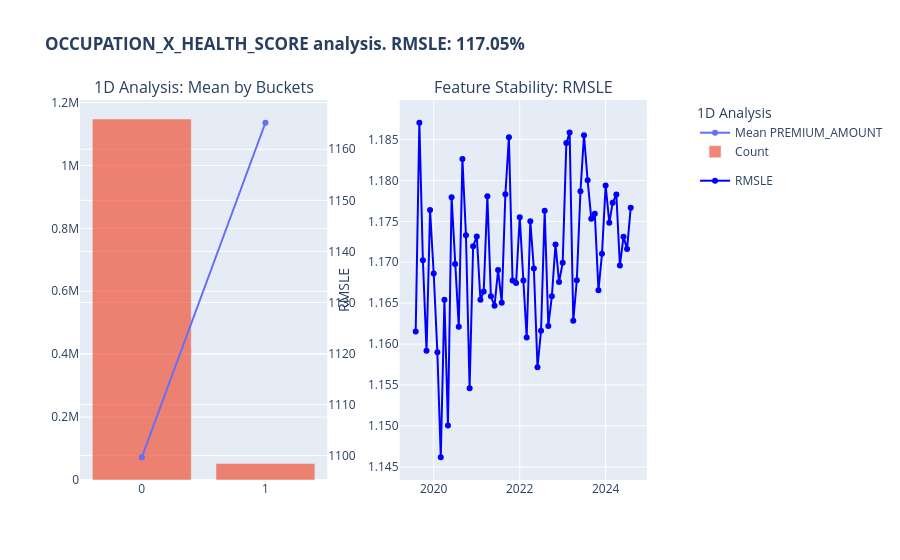

Notebook source saved alongside this figure:
### Code cell
fig__occupation_x_health_score = feature_analysis(data, 'OCCUPATION_X_HEALTH_SCORE', 'PREMIUM_AMOUNT', 'POLICY_START_DATE')['fig']

save_chart(fig__occupation_x_health_score, 'OCCUPATION_X_HEALTH_SCORE', FIGURES_DIR / 'eda' / 'features_analysis_1d', vs_wide)
fig__occupation_x_health_score.show(**vs_wide)

### Figure 1 — Plotly figure (JSON) as saved in the notebook; plotly's stock layout.template omitted (floating-point values rounded to 4 significant figures)
{"data": [{"legendgroup": "legend1", "mode": "lines+markers", "name": "Mean PREMIUM_AMOUNT", "x": ["0", "1"], "y": [1100.0, 1165.0], "type": "scatter", "xaxis": "x", "yaxis": "y2"}, {"legendgroup": "legend1", "name": "Count", "opacity": 0.7, "x": ["0", "1"], "y": [1147519, 52481], "type": "bar", "xaxis": "x", "yaxis": "y"}, {"legendgroup": "legend2", "line": {"color": "blue", "width": 2}, "mode": "lines+markers", "name": "RMSLE", "x": ["2019-08", "2019-09", "2019-10", "2019-11", "2019-12", "2020-01", "2020-02", "2020-03", "2020-04", "2020-05", "2020-06", "2020-07", "2020-08", "2020-09", "2020-10", "2020-11", "2020-12", "2021-01", "2021-02", "2021-03", "2021-04", "2021-05", "2021-06", "2021-07", "2021-08", "2021-09", "2021-10", "2021-11", "2021-12", "2022-01", "2022-02", "2022-03", "2022-04", "2022-05", "2022-06", "2022-07", "2022-08", "2022-09", "2022-10", "2022-11", "2022-12", "2023-01", "2023-02", "2023-03", "2023-04", "2023-05", "2023-06", "2023-07", "2023-08", "2023-09", "2023-10", "2023-11", "2023-12", "2024-01", "2024-02", "2024-03", "2024-04", "2024-05", "2024-06", "2024-07", "2024-08"], "y": [1.162, 1.187, 1.17, 1.159, 1.176, 1.169, 1.159, 1.146, 1.165, 1.15, 1.178, 1.17, 1.162, 1.183, 1.173, 1.155, 1.172, 1.173, 1.165, 1.166, 1.178, 1.166, 1.165, 1.169, 1.165, 1.178, 1.185, 1.168, 1.167, 1.176, 1.168, 1.161, 1.175, 1.169, 1.157, 1.162, 1.176, 1.162, 1.166, 1.172, 1.168, 1.17, 1.185, 1.186, 1.163, 1.168, 1.179, 1.186, 1.18, 1.175, 1.176, 1.167, 1.171, 1.179, 1.175, 1.177, 1.178, 1.17, 1.173, 1.172, 1.177], "type": "scatter", "xaxis": "x2", "yaxis": "y3"}], "layout": {"xaxis": {"anchor": "y", "domain": [0.0, 0.41]}, "yaxis": {"anchor": "x", "domain": [0.0, 1.0]}, "yaxis2": {"anchor": "x", "overlaying": "y", "side": "right"}, "xaxis2": {"anchor": "y3", "domain": [0.53, 0.94]}, "yaxis3": {"anchor": "x2", "domain": [0.0, 1.0], "title": {"text": "RMSLE"}, "tickformat": ".3f"}, "yaxis4": {"anchor": "x2", "overlaying": "y3", "side": "right"}, "annotations": [{"font": {"size": 16}, "showarrow": false, "text": "1D Analysis: Mean by Buckets", "x": 0.205, "xanchor": "center", "xref": "paper", "y": 1.0, "yanchor": "bottom", "yref": "paper"}, {"font": {"size": 16}, "showarrow": false, "text": "Feature Stability: RMSLE", "x": 0.735, "xanchor": "center", "xref": "paper", "y": 1.0, "yanchor": "bottom", "yref": "paper"}], "legend": {"title": {"text": "1D Analysis"}, "y": 1}, "legend2": {"title": {"text": "Feature Stability"}, "y": 1}, "title": {"text": "<b>OCCUPATION_X_HEALTH_SCORE analysis. RMSLE: 117.05%"}}}
